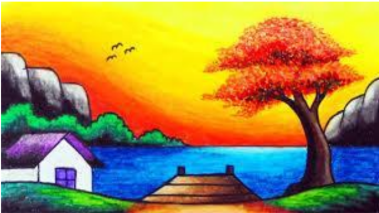
#> input picture Lab_Programs/image-3.png, 379 x 213 px
$ python program-32.py
#> lines starting #> are read from the running program, lines starting #| are printed output that depends on the picture
import cv2
import numpy as np

img = cv2.imread("image-3.png",0)
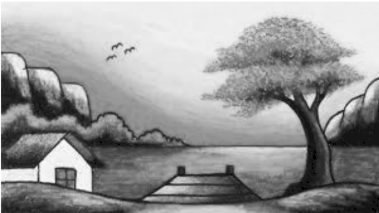
#> img: shape (213, 379); min 0, max 255, mean 152.7
kernel = np.ones((5,5),np.uint8)

closing = cv2.morphologyEx(img,cv2.MORPH_CLOSE,kernel)
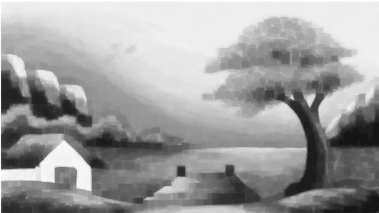
#> closing: shape (213, 379); min 21, max 255, mean 158.7

cv2.imshow("Closing",closing)
cv2.waitKey(0)
cv2.destroyAllWindows()

$ run again, with Lab_Programs/image-1.png copied over Lab_Programs/image-3.png
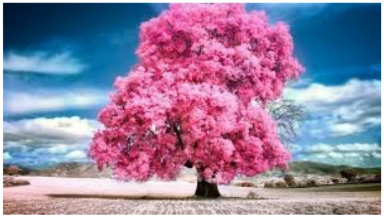
#> input picture Lab_Programs/image-1.png, 384 x 217 px
#> `img = cv2.imread("image-3.png",0)`:
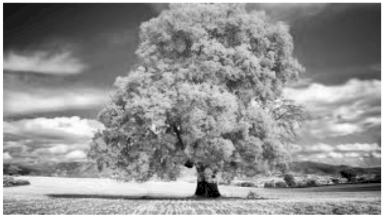
#> img: shape (217, 384); min 0, max 255, mean 145.8
#> `closing = cv2.morphologyEx(img,cv2.MORPH_CLOSE,kernel)`:
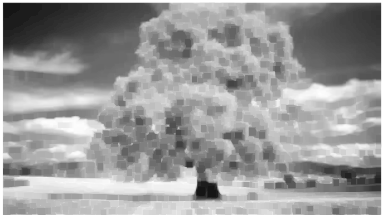
#> closing: shape (217, 384); min 21, max 255, mean 154.3

$ run again, with Lab_Programs/image-2.png copied over Lab_Programs/image-3.png
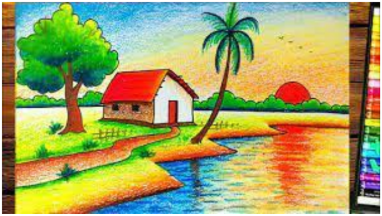
#> input picture Lab_Programs/image-2.png, 382 x 216 px
#> `img = cv2.imread("image-3.png",0)`:
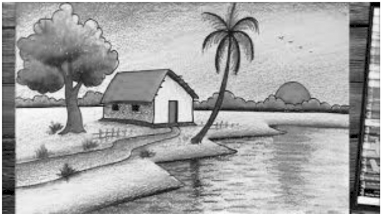
#> img: shape (216, 382); min 0, max 255, mean 164.4
#> `closing = cv2.morphologyEx(img,cv2.MORPH_CLOSE,kernel)`:
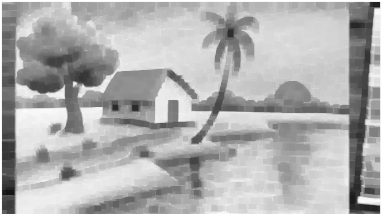
#> closing: shape (216, 382); min 21, max 255, mean 175.8
